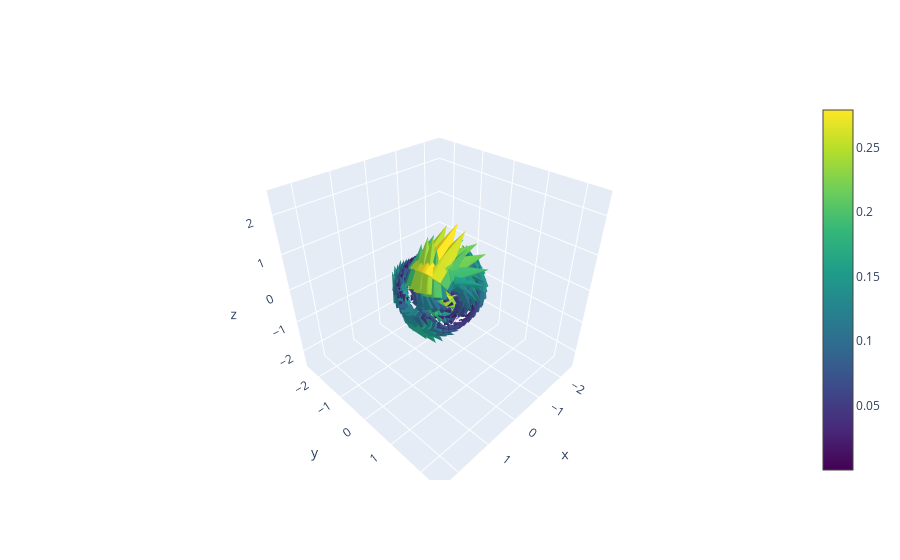

Notebook source saved alongside this figure:
### Code cell
y_cross_psi = y_sig.cross(psi_sig)
plot_vector_field(y_cross_psi).show()

### Figure 1 — Plotly figure (JSON) as saved in the notebook; plotly's stock layout.template omitted (floating-point values rounded to 4 significant figures; data arrays with more than 128 entries replaced by an {"elided": "..."} marker saying what was removed)
{"data": [{"anchor": "tail", "colorscale": [[0, "#440154"], [0.1111, "#482878"], [0.2222, "#3e4989"], [0.3333, "#31688e"], [0.4444, "#26828e"], [0.5556, "#1f9e89"], [0.6667, "#35b779"], [0.7778, "#6ece58"], [0.8889, "#b5de2b"], [1, "#fde725"]], "showscale": true, "sizemode": "scaled", "sizeref": 5, "type": "cone", "u": {"elided": "380 float values"}, "v": {"elided": "380 float values"}, "w": {"elided": "380 float values"}, "x": {"elided": "380 float values"}, "y": {"elided": "380 float values"}, "z": {"elided": "380 float values"}}], "layout": {"scene": {"aspectmode": "data"}}}
